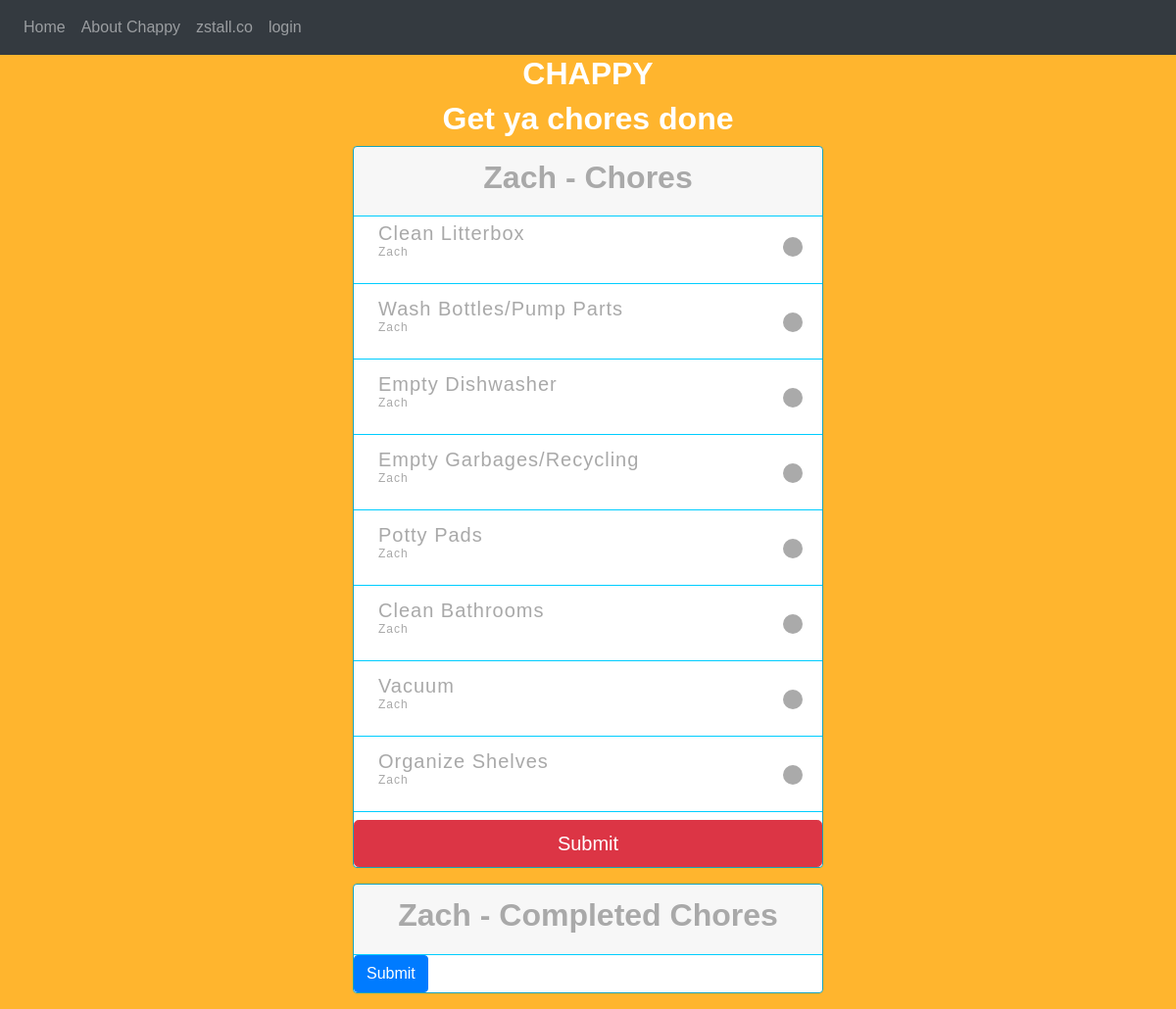
/chores (signed in), run on the app's committed database.
### tables this page shows
CREATE TABLE users (
 id INTEGER PRIMARY KEY,
 fname TEXT NOT NULL,
 lname TEXT NOT NULL,
 phone TEXT NOT NULL,
 email TEXT NOT NULL
, username text, password text);

CREATE TABLE chores (
 id INTEGER PRIMARY KEY,
 chore TEXT NOT NULL,
 schedule TEXT NOT NULL,
 name TEXT,
 done TEXT
);

### fchap.py (the view)
@app.route("/chores", methods=['GET', 'POST'])
def chores():
    if g.user == 'admin':
        chores = chap.query_db("select name, chore from chores where done = 'False'")
        names = chap.query_db("select fname from users")
        done_chores = chap.query_db("select name, chore from chores where done = 'True'")
        dic_login = {}
        dic_done = {}
        for nm in names:
            if nm[0] == 'admin':
                pass
            else:
                dic_login[nm[0]]=[]
        for nm in names:
            if nm[0] == 'admin':
                pass
            else:
                dic_done[nm[0]]=[]
        for nm in chores:
            if nm[0] == 'admin':
                pass
            else:
                dic_login[nm[0]]+=[nm[1]]
        print(done_chores)
        print(dic_done)
        for nm in done_chores:
            if nm[0] == 'admin':
                pass
            else:
                dic_done[nm[0]]+=[nm[1]]
        return render_template('chores.html', chrs=dic_login, dchrs=dic_done, user=session['user'])
    else:
        fname = chap.query_db("select fname from users where username = '"+g.user+"'")
        nm = fname[0][0]
        chores = chap.query_db("select chore from chores where done = 'False' and name = '"+nm+"'")
        done_chores = chap.query_db("select chore from chores where done = 'True' and name = '"+nm+"'")
        dic_login = {}
        dic_done = {}
        dic_login[nm]=[]
        dic_done[nm]=[]
        for chr in chores:
            dic_login[nm]+=chr
        for chr in done_chores:
            dic_done[nm]+=chr
        return render_template('chores.html', chrs=dic_login, dchrs=dic_done, user=session['user'])

### chap.py (called while the page is built)
def query_db(select_statement, trace=False):
    try:
        sqliteConnection = sqlite3.connect('chappydb.db')
        cursor = sqliteConnection.cursor()
        if trace:
            print("Connected to SQLite")
        sqlite_select_query = select_statement
        cursor.execute(sqlite_select_query)
        records = cursor.fetchall()
        if trace:
            print("Total rows are:  ", len(records))
            print("Printing each query result")
            print(records)
        cursor.close()
        return records
    except sqlite3.Error as error:
        print("Failed to read data from sqlite table", error)
    finally:
        if (sqliteConnection):
            sqliteConnection.close()
            if trace:
                print("The SQLite connection is closed")

### fchap.py (called while the page is built)
@app.before_request
def before_request():
    g.user = None
    if 'user' in session:
        g.user = session['user']

### templates/chores.html (shortened to what this page needs)
{% extends "base.html" %}
{% block content %}
<div class="task">
  <h1>CHAPPY</h1>
  <h4>Get ya chores done</h4>
  {% set counter = [1] %}
  {% for name in chrs %}
  <div class="card border-info mb-3">
    <div class="card-header">
      <h3>{{ name }} - Chores</h3>
    </div>
    <form action="/update" method="POST">
    {% for chr in chrs[name] %}
      <label for="label-{{ counter[0] }}">
        <h5>
          {{ chr }}
          <span>{{ name }}</span>
        </h5>
      </label>
    {% endfor %}
      <button type="submit" class="btn btn-danger btn-lg btn-block">Submit</button>
    </form>
  </div>
  <div class="card border-info mb-3">
    <div class="card-header">
      <h3>{{ name }} - Completed Chores</h3>
    </div>
    <form action="/incomplete" method="POST">
      <button type="submit" class="btn btn-primary">Submit</button>
    </form>
  </div>
  {% endfor %}
</div>
{% endblock %}

### templates/base.html (shortened to what this page needs)
<!DOCTYPE html>
<html lang="en" dir="ltr">
  <head>
    <link rel="stylesheet" href="https://maxcdn.bootstrapcdn.com/bootstrap/4.5.2/css/bootstrap.min.css">
    <link rel="stylesheet" href="/static/css/main.css">
  </head>
  <body id="chappPage" data-spy="scroll" data-target=".navbar" data-offset="100">
    <nav class="navi navbar navbar-expand-lg bg-dark navbar-dark sticky-top latofont">
      <div class="collapse navbar-collapse" id="zNavbar">
        <ul class="navbar-nav mr-auto">
          <li class="nav-item">
            <a class="nav-link" href="#">Home<span class="sr-only">(current)</span></a>
          </li>
          <li class="nav-item">
            <a class="nav-link" href="#">About Chappy</a>
          </li>
          <li class="nav-item">
            <a class="nav-link" href="#">zstall.co</a>
          </li>
          <li class="nav-item">
            <a class="nav-link" href="/login">login</a>
          </li>
        </ul>
      </div>
    </nav>
    {% block content %}
    {% endblock %}
  </body>
</html>

### static/css/main.css (style rules this page uses)
html, body { margin: 0; padding: 0; border: 0; font-size: 100%; }
body { background: #FFB52E; font-family: sans-serif; }
h1, h4 { color: #fff; text-align: center; font-size: 32px; font-weight: 900; }
h3 { color: #a9a9a9; text-align: center; font-size: 32px; font-weight: 900; }
.card { width: 40%; margin: auto; }
.card-header { border-bottom: 1px solid #00CDFF; }
label { background: #fff; height: 69px; width: 100%; display: block; border-bottom: 1px solid #00CDFF; color: #a9a9a9; text-transform: capitalize; font-weight: 900; font-size: 11px; letter-spacing: 1px; text-indent: 20px; cursor: pointer; transition: all 0.7s ease; position: relative; padding: 5px; box-sizing: border-box; -moz-box-sizing: border-box; -webkit-box-sizing: border-box; }
label h5 span { display: block; font-size: 12px; text-transform: capitalize; font-weight: normal; color: #a9a9a9; }
label:before { content:""; width: 20px; height: 20px; background: #aaa; display: block; position: absolute; border-radius: 100%; right: 20px; top: 30%; transition: border 0.7s ease }

### data on the page
users: fname "Zach"
chores: chore "Clean Litterbox"
chores: chore "Wash Bottles/Pump Parts"
chores: chore "Empty Dishwasher"
chores: chore "Empty Garbages/Recycling"
chores: chore "Potty Pads"
chores: chore "Clean Bathrooms"
chores: chore "Vacuum"
chores: chore "Organize Shelves"
